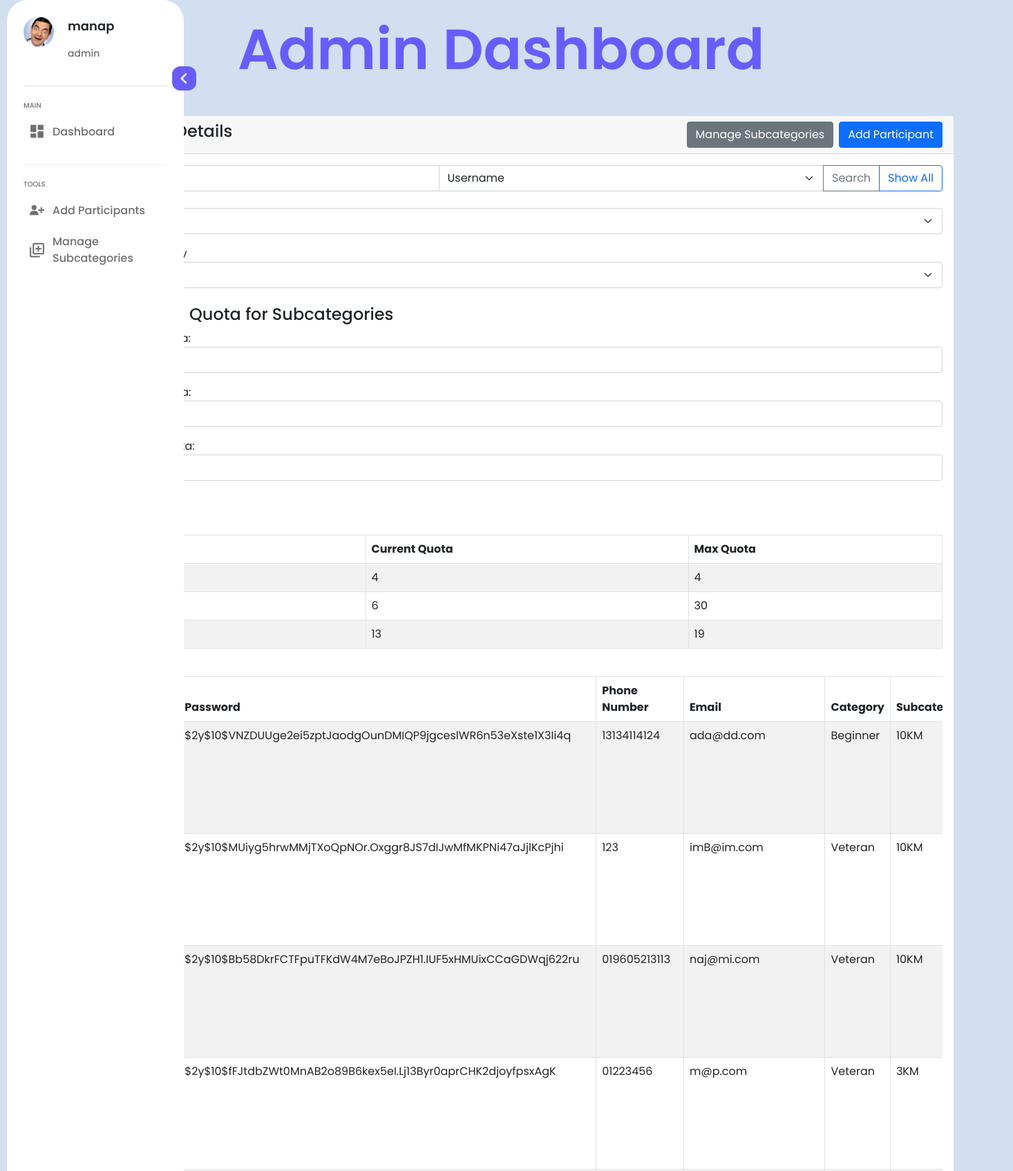
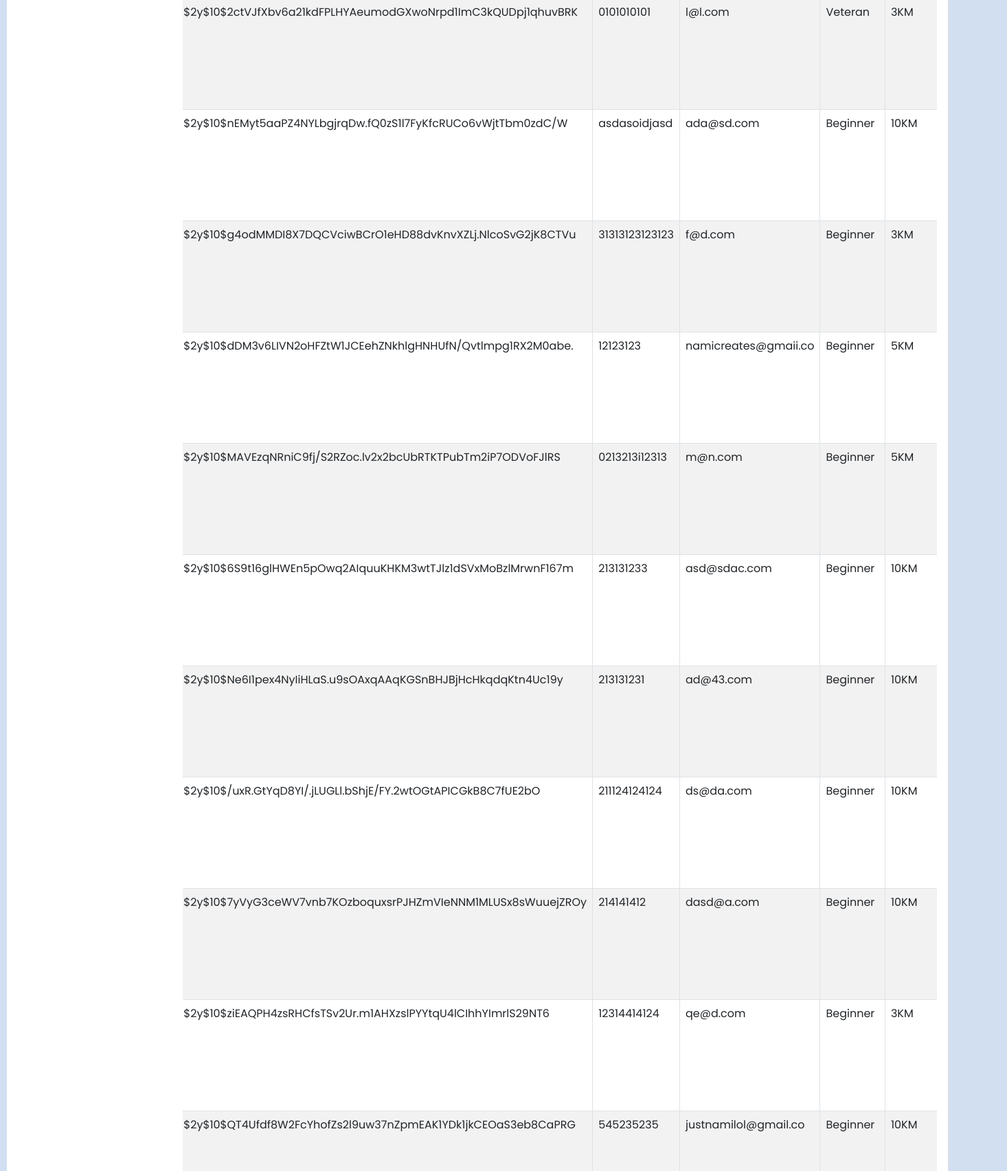
Screenshot of /admin.php (signed in, upper part) with the database file from the repository (2 pictures, top to bottom).
### tables this page shows
CREATE TABLE `subcategories` (
  `id` int(11) NOT NULL,
  `name` varchar(255) NOT NULL,
  `max_quota` int(11) NOT NULL DEFAULT 0,
  `current_quota` int(11) NOT NULL DEFAULT 0
);

CREATE TABLE `participants` (
  `username` varchar(20) NOT NULL,
  `password` varchar(255) NOT NULL,
  `phone` varchar(20) NOT NULL,
  `email` varchar(20) NOT NULL,
  `category` varchar(20) NOT NULL,
  `subcategory` varchar(20) NOT NULL,
  `user_type` varchar(20) NOT NULL,
  `id` int(11) NOT NULL,
  `subcategory_id` int(11) DEFAULT NULL
);

### admin.php (the view, shortened to what this page needs)
<?php
require 'dbconnection.php';
if (isset($_SESSION['user_id'])) {
    $user_id = $_SESSION['user_id'];
    $query = "SELECT * FROM participants WHERE id = $user_id";
    $result = mysqli_query($con, $query);
    if ($result && mysqli_num_rows($result) > 0) {
        $user_data = mysqli_fetch_assoc($result);
        $logged_in_user_type = $user_data['user_type'];
        ?>
<!DOCTYPE html>
<html lang="en">
<head>
<link href='https://unpkg.com/boxicons@2.1.4/css/boxicons.min.css' rel='stylesheet'>
<link rel="stylesheet" href="https://cdnjs.cloudflare.com/ajax/libs/font-awesome/6.1.1/css/all.min.css">
<link href="https://cdn.jsdelivr.net/npm/bootstrap@5.0.0-beta2/dist/css/bootstrap.min.css" rel="stylesheet"
>
<link rel="stylesheet" href="admin.css" />
</head>
    <body>
    <div class="dashboard" id="dashboard">
        <div class="text">Admin Dashboard</div>
    </div>
        <div class="container mt-4">
            <div class="row">
                <div class="col-md-12">
                    <div class="card">
                        <div class="card-header">
                            <h4>Participants Details
                                <a href="participants_create.php" class="btn btn-primary float-end">Add Participant</a>
                                <a href="manage_subcategories.php" class="btn btn-secondary float-end mx-2">Manage
                                    Subcategories</a>
                            </h4>
                        </div>
                        <div class="card-body">
                        <form action="admin.php" method="GET" class="mb-3">
                            <div class="input-group">
                                <input type="text" class="form-control" placeholder="Search..." name="search_query">
                                <select class="form-select" name="filter_by">
                                    <option value="username">Username</option>
                                </select>
                                <button class="btn btn-outline-secondary" type="submit">Search</button>
                                <a href="admin.php" class="btn btn-outline-primary">Show All</a>
                            </div>
                            <div class="mb-3">
                                <label for="category">Filter by Category</label>
                                <select class="form-select" name="filter_category">
                                    <option value="">All Categories</option>
                                </select>
                            </div>
                            <div class="mb-3">
                                <label for="filter_subcategory">Filter by Subcategory</label>
                                <select class="form-select" name="filter_subcategory">
                                    <option value="">All Subcategories</option>
                                    <?php
                                    $subcategories_query = "SELECT * FROM subcategories";
                                    $subcategories_result = mysqli_query($con, $subcategories_query);
                                    ?>
                                </select>
                            </div>
                        </form>
                        <div class="mt-4">
                            <form action="code.php" method="post">
                                <h4>Set Maximum Quota for Subcategories</h4>
                                <?php
                                $subcategories_query = "SELECT * FROM subcategories";
                                $subcategories_result = mysqli_query($con, $subcategories_query);
                                if ($subcategories_result && mysqli_num_rows($subcategories_result) > 0) {
                                    foreach ($subcategories_result as $subcategory) {
                                        ?>
                                        <div class="mb-3">
                                            <label for="<?= $subcategory['name']; ?>_quota"><?= $subcategory['name']; ?> Maximum Quota:</label>
                                            <input type="number" class="form-control" name="<?= $subcategory['name']; ?>_quota" value="<?= $subcategory['max_quota']; ?>" min="0">
                                        </div>
                                        <?php
                                    }
                                }
                                ?>
                                <button type="submit" name="set_quotas" class="btn btn-primary">Set Quotas</button>
                            </form>
                        </div>
                        <div class="table-responsive mt-4">
                            <div style="overflow-x:auto;">
                                <table class="table table-bordered table-striped">
                                    <thead>
                                        <tr>
                                            <th>Subcategory</th>
                                            <th>Current Quota</th>
                                            <th>Max Quota</th>
                                        </tr>
                                    </thead>
                                    <tbody>
                                        <?php
                                        $subcategories_query = "SELECT * FROM subcategories";
                                        $subcategories_result = mysqli_query($con, $subcategories_query);
                                        if ($subcategories_result && mysqli_num_rows($subcategories_result) > 0) {
                                            foreach ($subcategories_result as $subcategory) {
                                                $current_quota_query = "SELECT COUNT(*) as current_quota FROM participants WHERE subcategory = '{$subcategory['name']}'";
                                                $current_quota_result = mysqli_query($con, $current_quota_query);
                                                $current_quota = ($current_quota_result && mysqli_num_rows($current_quota_result) > 0) ? mysqli_fetch_assoc($current_quota_result)['current_quota'] : 0;
                                                ?>
                                                <tr>
                                                    <td><?= $subcategory['name']; ?></td>
                                                    <td><?= $current_quota; ?></td>
                                                    <td><?= $subcategory['max_quota']; ?></td>
                                                </tr>
                                                <?php
                                            }
                                        }
                                        ?>
                                    </tbody>
                                </table>
                            </div>
                        </div>
                        <div class="table-responsive mt-4">
                        <table class="table table-bordered table-striped">
                            <thead>
                                <tr>
                                    <th>ID</th>
                                    <th>Username</th>
                                    <th>Password</th>
                                    <th>Phone Number</th>
                                    <th>Email</th>
                                    <th>Category</th>
                                    <th>Subcategory</th>
                                </tr>
                            </thead>
                            <tbody>
                            <?php
                            $search_query = isset($_GET['search_query']) ? mysqli_real_escape_string($con, $_GET['search_query']) : '';
                            $filter_by = isset($_GET['filter_by']) ? mysqli_real_escape_string($con, $_GET['filter_by']) : 'username';
                            $condition = !empty($search_query) ? "WHERE $filter_by LIKE '%$search_query%'" : '';
                                $query = "SELECT * FROM participants $condition";
                                $query_run = mysqli_query($con, $query);
                                if(mysqli_num_rows($query_run) > 0)
                                {
                                    foreach($query_run as $participants)
                                    {
                                        ?>
                                        <tr>
                                            <td><?= $participants['id']; ?></td>
                                            <td><?= $participants['username']; ?></td>
                                            <td><?= $participants['password']; ?></td>
                                            <td><?= $participants['phone']; ?></td>
                                            <td><?= $participants['email']; ?></td>
                                            <td><?= $participants['category']; ?></td>
                                            <td><?= $participants['subcategory']; ?></td>
                                        </tr>
                                        <?php
                                    }
                                }
                                else
                                {
                                    echo "<h5>No Record Found</h5>";
                                }
                            ?>
                            </tbody>
                        </table>
                    </div>
                </div>
            </div>
        </div>
    </div>
    <div class="container">
        <div class="sidebar">
            <div class="menu-btn">
                <i class="fa-solid fa-angle-left"></i>
            </div>
            <div class="head">
                <div class="user-img">
                    <img src="user-image.jpg" alt="" />
                </div>
                <div class="user-details">
                    <p class="name"><?= $user_data['username']; ?></p>
                    <p class="title"><?= $logged_in_user_type; ?></p>
                </div>
            </div>
            <div class="nav">
                <div class="menu">
                    <p class="title">Main</p>
                    <ul class="menu-item">
                        <li >
                            <a href="admin.php">
                                <i class='bx bxs-dashboard icon'></i>
                                <span class="text">Dashboard</span>
                            </a>
                        </li>
                    </ul>
                </div>
                <div class="menu">
                    <p class="title">Tools</p>
                    <ul class="menu-item">
                        <li>
                            <a href="participants_create.php">
                            <i class='bx bxs-user-plus icon'></i>
                                <span class="text">Add Participants</span>
                            </a>
                        </li>
                        <li>
                            <a href="manage_subcategories.php">
                            <i class='bx bx-add-to-queue icon' ></i>
                                <span class="text">Manage <br>Subcategories</span>
                            </a>
                        </li>
                    </ul>
                </div>
            </div>
        </div>
        </div>
        </body>
        </html>
        <?php
    } else {
        echo "<h5>Error fetching user data</h5>";
    }
} else {
    echo "<h5>User not logged in</h5>";
}
?>

### admin.css (style rules this page uses)
* { font-family: 'Poppins', sans-serif; margin: 0; padding: 0; box-sizing: border-box; }
:root { --body-color: #d1dff0; --sidebar-color: #ffffff; --primary-color: #695CFE; --toggle-hover: #000000; --primary-color-light: #F6F5FF; --toggle-color: #DDD; --text-color: #707070; --toggle-color: #c0c0c0; --header-color: #000000; --tooltiptext-color:#fff; --shadow-color:#7a7a7a; --sidemenu-color: #5a4bff10; }
body { background-color: var(--body-color); }
.container { width: 100%; min-height: auto; }
.sidebar { width: 256px; height: 100%; display: flex; flex-direction: column; gap: 20px; background-color: var(--sidebar-color); padding: 24px; border-radius: 30px; position: fixed; top: 0; left: 10px; transition: all 0.3s; box-shadow: 0px 5px 150px rgba(255, 255, 255, 0); }
.sidebar .head { display: flex; gap: 20px; padding-bottom:20px; border-bottom: 1px solid #dfdfdf; }
.user-img { position: relative; width: 44px; height: 44px; min-width: 44px; border-radius: 50%; overflow: hidden; }
.user-img img { width: 100%; object-fit: cover; }
.user-details .title { font-size: 14px; font-weight: 500; color:var(--text-color); justify-content: center; }
.menu .title { font-size: 10px; font-weight: 500; color:var(--text-color); text-transform: uppercase; margin-bottom: 10px; justify-content: center; }
.user-details .name { font-size: 18px; font-weight: 600; }
.nav { flex: 1; flex-direction: column; }
ul li { position: relative; list-style: none; margin-bottom:5px; }
.menu ul li a { display: flex; align-items: center; gap:10px; font-size: 16px; font-weight: 500; color: var(--text-color); text-decoration: none; padding: 8px 8px; border-radius: 8px; white-space: nowrap; margin-left: -33px; }
.menu ul li .icon { font-size: 25px; }
.menu ul li .text { flex:1; }
.menu:not(:last-child) { padding-bottom: 10px; margin-bottom:20px; border-bottom: 2px solid #f6f6f6; }
.menu-btn { position: absolute; right: -18px; top: 2%; width: 35px; height: 35px; border-radius: 12px; display: flex; align-items: center; justify-content: center; background-color: var(--primary-color); font-size: 20px; color: var(--sidebar-color); cursor: pointer; transition: all 0.5s; z-index: 2; }
.dashboard { position: relative; left: 256px; background-color: transparent; transition: 0.3s; will-change: transform; }
.dashboard .text { font-size: 82px; font-weight:600; color: var(--primary-color); padding: 10px 88px; white-space: nowrap; width:1020px; }

### rows the page displays
subcategories: max_quota "4", current_quota "4"
subcategories: max_quota "30", current_quota "6"
subcategories: max_quota "19", current_quota "13"
participants: password "$2y$10$VNZDUUge2ei5zptJaodgOunDMIQP9jgceslWR6n53eXste1X3Ii4q", phone "13134114124", email "ada@dd.com", category "Beginner", subcategory "10KM"
participants: password "$2y$10$MUiyg5hrwMMjTXoQpNOr.Oxggr8JS7dIJwMfMKPNi47aJjlKcPjhi", phone "123", email "imB@im.com", category "Veteran", subcategory "10KM"
participants: password "$2y$10$Bb58DkrFCTFpuTFKdW4M7eBoJPZH1.IUF5xHMUixCCaGDWqj622ru", phone "019605213113", email "naj@mi.com", category "Veteran", subcategory "10KM"
participants: password "$2y$10$fFJtdbZWt0MnAB2o89B6kex5eI.Lj13Byr0aprCHK2djoyfpsxAgK", phone "01223456", email "m@p.com", category "Veteran", subcategory "3KM", username "manap", user_type "admin"
participants: password "$2y$10$2ctVJfXbv6a21kdFPLHYAeumodGXwoNrpd1ImC3kQUDpj1qhuvBRK", phone "0101010101", email "l@l.com", category "Veteran", subcategory "3KM"
participants: password "$2y$10$nEMyt5aaPZ4NYLbgjrqDw.fQ0zS1l7FyKfcRUCo6vWjtTbm0zdC/W", phone "asdasoidjasd", email "ada@sd.com", category "Beginner", subcategory "10KM"
participants: password "$2y$10$g4odMMDI8X7DQCVciwBCrO1eHD88dvKnvXZLj.NlcoSvG2jK8CTVu", phone "31313123123123", email "f@d.com", category "Beginner", subcategory "3KM"
participants: password "$2y$10$dDM3v6LIVN2oHFZtW1JCEehZNkhlgHNHUfN/Qvtlmpg1RX2M0abe.", phone "12123123", email "namicreates@gmaii.co", category "Beginner", subcategory "5KM"
participants: password "$2y$10$MAVEzqNRniC9fj/S2RZoc.lv2x2bcUbRTKTPubTm2iP7ODVoFJlRS", phone "0213213i12313", email "m@n.com", category "Beginner", subcategory "5KM"
participants: password "$2y$10$6S9t16glHWEn5pOwq2AIquuKHKM3wtTJlz1dSVxMoBzlMrwnF167m", phone "213131233", email "asd@sdac.com", category "Beginner", subcategory "10KM"
participants: password "$2y$10$Ne6I1pex4NyIiHLaS.u9sOAxqAAqKGSnBHJBjHcHkqdqKtn4Uc19y", phone "213131231", email "ad@43.com", category "Beginner", subcategory "10KM"
participants: password "$2y$10$/uxR.GtYqD8YI/.jLUGLl.bShjE/FY.2wtOGtAPICGkB8C7fUE2bO", phone "211124124124", email "ds@da.com", category "Beginner", subcategory "10KM"
participants: password "$2y$10$7yVyG3ceWV7vnb7KOzboquxsrPJHZmVIeNNM1MLUSx8sWuuejZROy", phone "214141412", email "dasd@a.com", category "Beginner", subcategory "10KM"
participants: password "$2y$10$ziEAQPH4zsRHCfsTSv2Ur.m1AHXzslPYYtqU4lCIhhYImrlS29NT6", phone "12314414124", email "qe@d.com", category "Beginner", subcategory "3KM"
participants: password "$2y$10$QT4Ufdf8W2FcYhofZs2l9uw37nZpmEAK1YDk1jkCEOaS3eb8CaPRG", phone "545235235", email "justnamilol@gmail.co", category "Beginner", subcategory "10KM"
